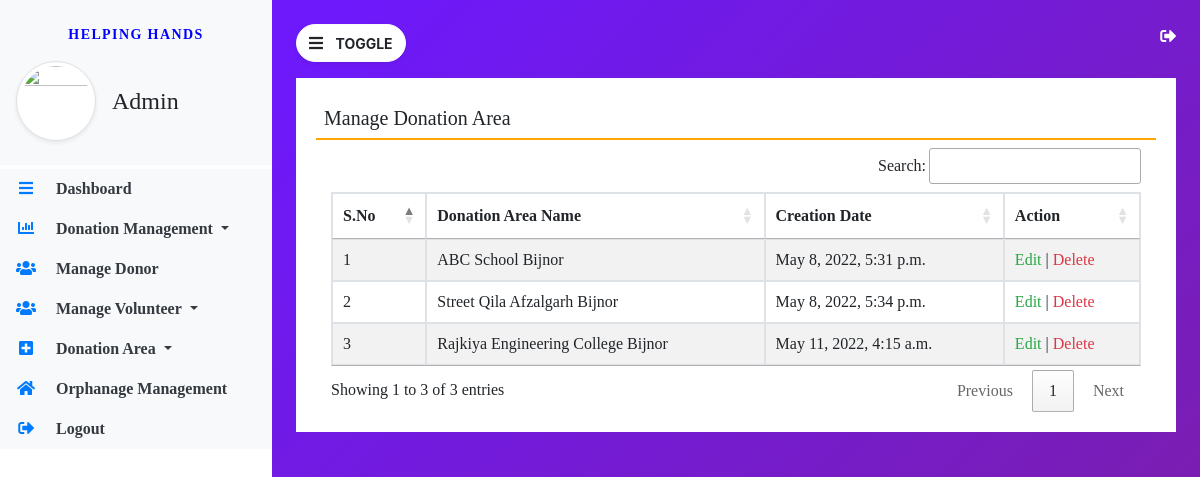
Page /manage_area (signed in) on the committed database.
### donation/models.py (models this page shows, shortened)
class DonationArea(models.Model):
    areaname = models.CharField(max_length=100, null=True)
    description = models.CharField(max_length=300, null=True)
    creationdate = models.DateTimeField(auto_now_add=True)

### donation/views.py (the view)
# urls.py: path('manage_area', manage_area, name='manage_area'),
def manage_area(request):
    if not request.user.is_authenticated:
        return redirect('admin_login')
    area = DonationArea.objects.all()
    return render(request, 'manage_area.html', locals())

### donation/templates/manage_area.html
{% extends 'admin_base.html' %}
{% block main %}
<div class="card-shadow-lg bg-white mt-3" style="font-family: 'Times New Roman'">
    <div class="card-body">
        <h5 class="p-2" style="border-bottom: 2px solid orange">Manage Donation Area</h5>
        <div class="container-fluid">
            <table id="example" class="table table-bordered table-striped">
                <thead>
                <tr>
                    <th>S.No</th>
                    <th>Donation Area Name</th>
                    <th>Creation Date</th>
                    <th>Action</th>
                </tr>
                </thead>
                <tbody>
                {% for i in area %}
                <tr>
                    <td>{{ forloop.counter }}</td>
                    <td>{{ i.areaname }}</td>
                    <td>{{ i.creationdate }}</td>
                    <td><a href="{% url 'edit_area' i.id %}" class="text-success" onclick="return confirm('Continue Editing?')">Edit </a>|
                    <a href="{% url 'delete_area' i.id %}" class="text-danger" onclick="return confirm('Continue Deletion?')">Delete</a></td>
                </tr>
                {% endfor %}
                </tbody>
            </table>
        </div>
    </div>
</div>
{% endblock %}

### donation/static/css/sidebar.css (style rules this page uses)
* { margin: 0px; padding: 0px; }
body { background-image: linear-gradient(135.9deg, rgba(109, 25, 252, 1) 16.4%, rgba(125, 31, 160, 1)); min-height: 100vh; }

### rows in the picture
DonationArea: areaname "ABC School Bijnor", creationdate "May 8, 2022, 5:31 p.m."
DonationArea: areaname "Street Qila Afzalgarh Bijnor", creationdate "May 8, 2022, 5:34 p.m."
DonationArea: areaname "Rajkiya Engineering College Bijnor", creationdate "May 11, 2022, 4:15 a.m."
